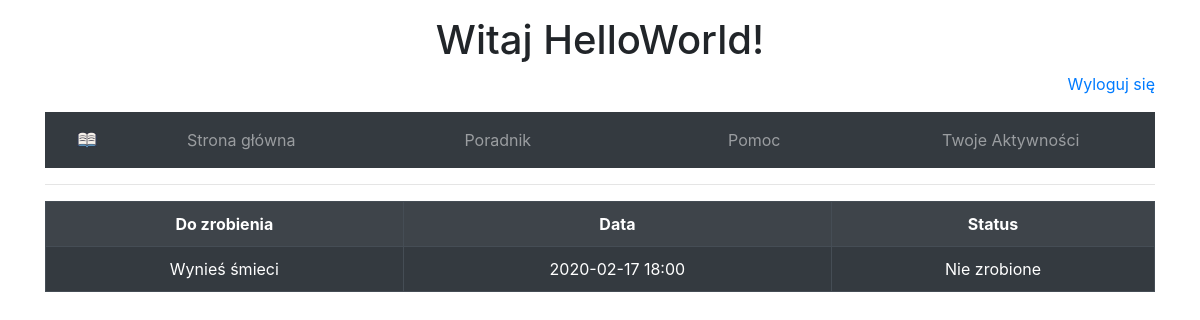
Page /activities/1/ (signed in) on the committed database.
### users/models.py (models this page shows, shortened)
class User(AbstractBaseUser):
    email               = models.EmailField(max_length=80, unique=True)
    username            = models.CharField(max_length=30, unique=True)
    data_joined         = models.DateTimeField(verbose_name="data joined", auto_now_add=True)
    last_login          = models.DateTimeField(verbose_name="last login", auto_now=True)
    is_active           = models.BooleanField(default=True)
    is_staff            = models.BooleanField(default=False)
    is_admin            = models.BooleanField(default=False)
    is_superuser        = models.BooleanField(default=False)
    USERNAME_FIELD = 'email'
    REQUIRED_FIELDS = ['username']
    objects = UserManager()

### activities/models.py (models this page shows, shortened)
class Activity(models.Model):
    activity    = models.CharField(max_length=50)
    to_do_date  = models.DateTimeField()
    is_done     = models.BooleanField(default= False, blank=True)
    user        = models.ForeignKey(settings.AUTH_USER_MODEL, on_delete=models.CASCADE)

### activities/views.py (the view)
# urls.py: path('<int:pk>/', ActivityDetailView.as_view(), name='activity-detail'),
class ActivityDetailView(DetailView):
    model = Activity
    template_name = 'activity_detail.html'

### activities/templates/activity_detail.html (shortened to what this page needs)
{% extends 'base.html' %}
{% block content %}
    <table class="table table-bordered table-hover table-dark table-striped">
        <tr>
            <th>Do zrobienia</th>
            <th>Data</th>
            <th>Status</th>
        </tr>
        <tr>
            <td>
                {{object.activity}}
            </td>
            <td>
                {{object.to_do_date|date:"Y-m-d H:i"}}
            </td>
            {% if object.is_done %}
                <td>
                    Zrobione
                </td>
            {% else %}
                <td>
                    Nie zrobione
                </td>
            {% endif %}
        </tr>
    </table>
{% endblock %}

### users/templates/base.html (shortened to what this page needs)
{% load static %}
{% load bootstrap4 %}
{% bootstrap_css %}
<!DOCTYPE html>
<html lang="en">
  <head>
    <link rel="stylesheet" href="{% static 'users/style.css' %}">
    <link rel="stylesheet" href="{% static 'css/fontello.css' %}">
  </head>
  <body>
    <div class="container">
      <div class="mt-3">
        <header>
          {% if not user.is_authenticated %}
            <h1 id="login-try">Spróbuj się zalogować!</h1>
          {% else %}
            <h1 id="login-try">Witaj {{ user.username }}!</h1>
          {% endif %}
          {% if user.is_authenticated %}
          <p class="login_menu">
            <a href="{% url 'logout' %}">Wyloguj się</a>
          </p>
          {% else %}
          <p class="login_menu">
            <a href="{% url 'login' %}">Zaloguj się</a> / <a href="{% url 'signup' %}">Zarejestruj się</a>
          </p>
          {% endif %}
          <nav class="navbar navbar-dark nav-justified bg-dark">
            <a class="navbar-brand ml-3" href="{% url 'home' %}">
              <img src="{% static 'icon1.png' %}" alt="Rysuneczek" width=20px height=20px>
            </a>
            <ul class="navbar-nav">
              <li class="nav-item">
                <a class="nav-link" href="{% url 'home' %}">Strona główna</a>
              </li>
              <li class="nav-item">
                <a class="nav-link" href="#">Poradnik</a>
              </li>
              <li class="nav-item">
                <a class="nav-link" href="#">Pomoc</a>
              </li>
              <li class="nav-item">
                <a class="nav-link" href="{% url 'activity' %}">Twoje Aktywności</a>
              </li>
            </ul>
          </nav>
          <hr>
        </header>
        <main>
          {% block content %}
          {% endblock %}
        </main>
      </div>
    </div>
  </body>
</html>

### users/static/users/style.css (style rules this page uses)
body { margin: 0; }
#login-try { text-align: center; }
.login_menu { text-align: right; }
td { cursor: pointer; }
.navbar-nav { display: contents; }
tr { text-align: center; }
table { border-collapse: collapse; empty-cells: show; }
td { position: relative; }
th { text-align: center; }

### rows in the picture
User: username "HelloWorld"
Activity: activity "Wynieś śmieci", to_do_date "2020-02-17 18:00"
